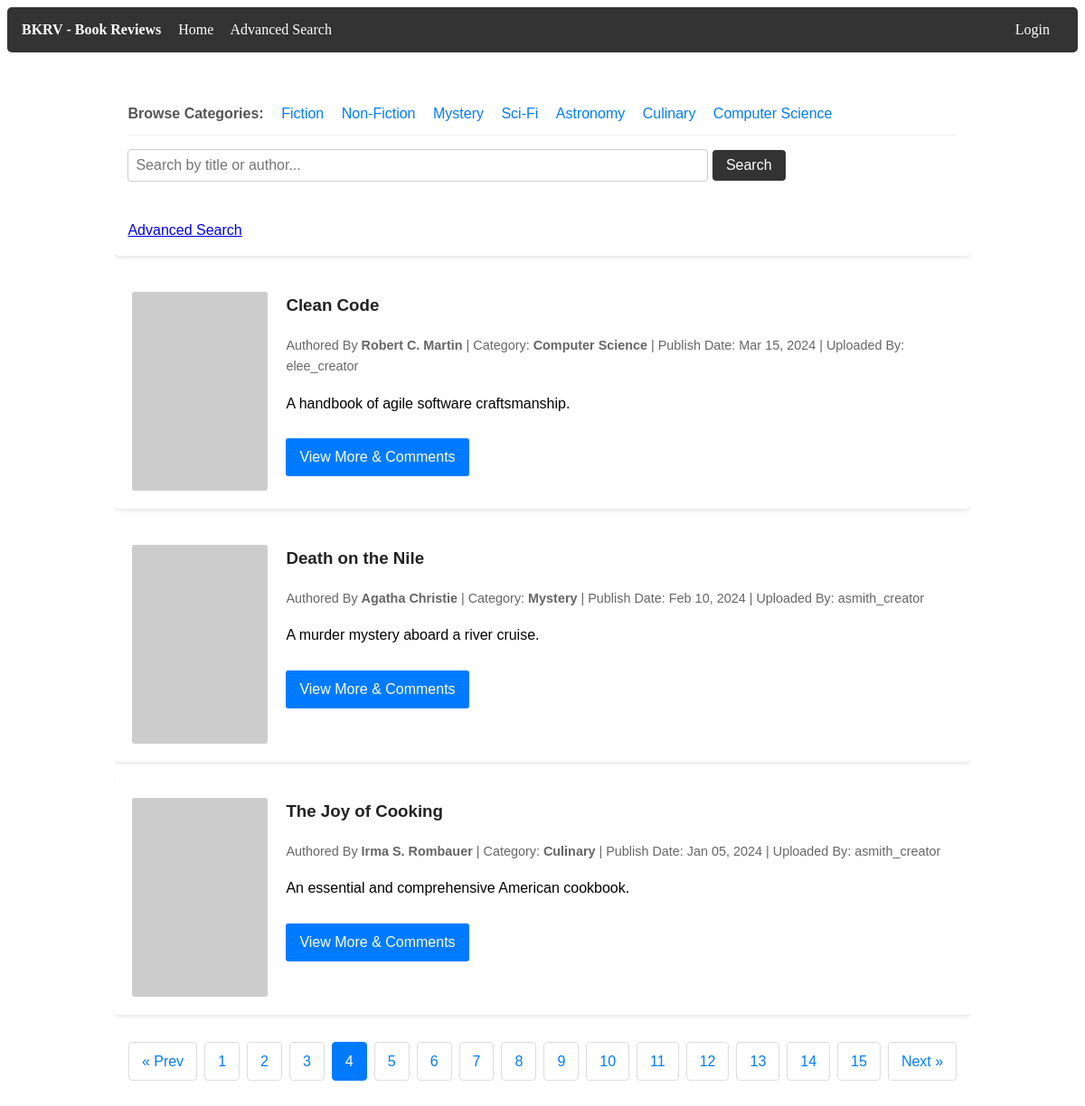
Page /NetBeansProject/HomePage.php?page=4 on the committed database.
### tables this page shows
CREATE TABLE dbProj_books
(
    book_id INT AUTO_INCREMENT NOT NULL,

    creator_id INT NULL,

    title VARCHAR(255) NOT NULL,
    author_name VARCHAR(255) NOT NULL,

    short_description VARCHAR(500) NOT NULL,

    category VARCHAR(100) NULL,

    image_url VARCHAR(255) NULL,
    media_url VARCHAR(255) NULL,

    publish_date DATETIME DEFAULT CURRENT_TIMESTAMP,

    created_at TIMESTAMP DEFAULT CURRENT_TIMESTAMP,
    updated_at TIMESTAMP DEFAULT CURRENT_TIMESTAMP
               ON UPDATE CURRENT_TIMESTAMP,

    PRIMARY KEY (book_id),

    INDEX idx_creator (creator_id),
    INDEX idx_author (author_name),
    INDEX idx_category (category),
    INDEX idx_publish_date (publish_date),

    FULLTEXT KEY fx_search_idx
    (
        title,
        author_name,
        short_description,
        category
    ),

    CONSTRAINT FK_dbProj_users_TO_dbProj_books
    FOREIGN KEY (creator_id)
    REFERENCES dbProj_users(user_id)
    ON DELETE SET NULL
    ON UPDATE CASCADE

);

CREATE TABLE dbProj_users
(
    user_id INT AUTO_INCREMENT NOT NULL,

    username VARCHAR(100) NOT NULL,
    email VARCHAR(100) NOT NULL,
    password VARBINARY(255) NOT NULL,

    role ENUM('Viewer','Creator','Admin')
         NOT NULL DEFAULT 'Viewer',

    created_at TIMESTAMP DEFAULT CURRENT_TIMESTAMP,

    PRIMARY KEY (user_id),

    UNIQUE KEY uq_username (username),
    UNIQUE KEY uq_email (email)

);

### NetBeansProject/HomePage.php (the view, shortened to what this page needs)
<?php
include 'PageHeader.php';
$pagination = 3;
$page = isset($_GET['page']) && is_numeric($_GET['page']) ? (int) $_GET['page'] : 1;
$search_query = isset($_GET['query']) ? trim($_GET['query']) : '';
$category_filter = isset($_GET['cat']) ? trim($_GET['cat']) : '';
$params = [];
$types = "";
$where_sql = "";
$total_query = "SELECT COUNT(*) FROM dbProj_books b" . $where_sql;
$total_stmt = mysqli_prepare($conn, $total_query);
if ($total_stmt) {
    mysqli_stmt_execute($total_stmt);
    $total_result = mysqli_stmt_get_result($total_stmt);
    $total_rows = mysqli_fetch_array($total_result)[0];
} else {
    die("Count query error: " . mysqli_error($conn));
}
$total_pages = ceil($total_rows / $pagination);
$offset = ($page - 1) * $pagination;
$query = "SELECT b.book_id, b.title, b.author_name, b.short_description, b.image_url, b.media_url, b.publish_date, b.category, u.username
          FROM dbProj_books b
          LEFT JOIN dbProj_users u ON b.creator_id = u.user_id"
        . $where_sql .
        " ORDER BY b.publish_date DESC
          LIMIT ? OFFSET ?";
$stmt = mysqli_prepare($conn, $query);
if ($stmt) {
    $final_params = $params;
    $final_params[] = $pagination;
    $final_params[] = $offset;
    $final_types = $types . "ii";
    mysqli_stmt_bind_param($stmt, $final_types, ...$final_params);
    mysqli_stmt_execute($stmt);
    $result = mysqli_stmt_get_result($stmt);
} else {
    die("Database query error: " . mysqli_error($conn));
}
function buildPaginationUrl($page_num, $search, $cat) {
    $query_args = ['page' => $page_num];
    return '?' . http_build_query($query_args);
}
?>
<div class="hp-container">
    <div class="hp-search-container">
        <div class="hp-category-header" style="margin-bottom: 15px; padding-bottom: 10px; border-bottom: 1px solid #eee;">
            <span style="font-weight: bold; margin-right: 15px; color: #555;">Browse Categories:</span>
            <a href="?cat=Fiction" style="margin-right: 15px; color: #007BFF; text-decoration: none; font-weight: <?php echo ($category_filter === 'Fiction') ? 'bold' : '500'; ?>;">Fiction</a>
            <a href="?cat=Non-Fiction" style="margin-right: 15px; color: #007BFF; text-decoration: none; font-weight: <?php echo ($category_filter === 'Non-Fiction') ? 'bold' : '500'; ?>;">Non-Fiction</a>
            <a href="?cat=Mystery" style="margin-right: 15px; color: #007BFF; text-decoration: none; font-weight: <?php echo ($category_filter === 'Mystery') ? 'bold' : '500'; ?>;">Mystery</a>
            <a href="?cat=Sci-Fi" style="margin-right: 15px; color: #007BFF; text-decoration: none; font-weight: <?php echo ($category_filter === 'Sci-Fi') ? 'bold' : '500'; ?>;">Sci-Fi</a>
            <a href="?cat=Astronomy" style="margin-right: 15px; color: #007BFF; text-decoration: none; font-weight: <?php echo ($category_filter === 'Astronomy') ? 'bold' : '500'; ?>;">Astronomy</a>
            <a href="?cat=Culinary" style="margin-right: 15px; color: #007BFF; text-decoration: none; font-weight: <?php echo ($category_filter === 'Culinary') ? 'bold' : '500'; ?>;">Culinary</a>
            <a href="?cat=Computer Science" style="color: #007BFF; text-decoration: none; font-weight: <?php echo ($category_filter === 'Computer Science') ? 'bold' : '500'; ?>;">Computer Science</a>
        </div>
        <form action="" method="GET">
            <input type="text" name="query" placeholder="Search by title or author..." value="<?php echo htmlspecialchars($search_query); ?>">
            <button type="submit">Search</button>
        </form>
        <br><a href="AdvancedSearchPage.php">Advanced Search</a>
    </div>
    <div class="hp-book-list">
        <?php
        if ($result && mysqli_num_rows($result) > 0):
            while ($row = mysqli_fetch_assoc($result)):
                $image_src = !empty($row['image_url']) ? htmlspecialchars($row['image_url']) : 'https://via.placeholder.com/150x220?text=No+Cover';
                ?>
                <div class="hp-book-card">
                    <img src="<?php echo $image_src; ?>" alt="<?php echo htmlspecialchars($row['title']); ?> Cover" class="hp-book-image">
                    <div class="hp-book-details">
                        <h3 class="hp-book-title"><?php echo htmlspecialchars($row['title']); ?></h3>
                        <div class="hp-meta-info">
                            Authored By <strong><?php echo htmlspecialchars($row['author_name']); ?></strong> |
                            Category: <strong><?php echo htmlspecialchars($row['category'] ?? 'Uncategorized'); ?></strong> |
                            Publish Date: <?php echo date('M d, Y', strtotime($row['publish_date'])); ?> |
                            Uploaded By: <?php echo htmlspecialchars($row['username'] ?? 'Anonymous'); ?>
                        </div>
                        <p><?php echo htmlspecialchars($row['short_description']); ?></p>
                        <a href="BookComments.php?id=<?php echo $row['book_id']; ?>" class="hp-view-more-btn">View More & Comments</a>
                    </div>
                </div>
                <?php
            endwhile;
        else:
            ?>
            <p>No books found matching your criteria.</p>
        <?php endif; ?>
    </div>
    <?php if ($total_pages > 1): ?>
        <ul class="hp-pagination">
            <?php if ($page <= 1): ?>
                <li class="disabled"><span>&laquo; Prev</span></li>
            <?php else: ?>
                <li><a href="<?php echo buildPaginationUrl($page - 1, $search_query, $category_filter); ?>">&laquo; Prev</a></li>
            <?php endif; ?>
            <?php for ($i = 1; $i <= $total_pages; $i++): ?>
                <?php if ($page == $i): ?>
                    <li class="active"><span><?php echo $i; ?></span></li>
                <?php else: ?>
                    <li><a href="<?php echo buildPaginationUrl($i, $search_query, $category_filter); ?>"><?php echo $i; ?></a></li>
                <?php endif; ?>
            <?php endfor; ?>
            <?php if ($page >= $total_pages): ?>
                <li class="disabled"><span>Next &raquo;</span></li>
            <?php else: ?>
                <li><a href="<?php echo buildPaginationUrl($page + 1, $search_query, $category_filter); ?>">Next &raquo;</a></li>
            <?php endif; ?>
        </ul>
    <?php endif; ?>
</div>

### NetBeansProject/MainStyles.css (style rules this page uses)
.hp-container { width: 80%; margin: 20px auto; overflow: hidden; font-family: Arial, sans-serif; line-height: 1.6; }
.hp-search-container { background: #fff; padding: 15px; margin: 20px 0; border-radius: 5px; box-shadow: 0 2px 5px rgba(0,0,0,0.1); }
.hp-search-container input[type="text"] { width: 70%; padding: 8px; font-size: 16px; border: 1px solid #ccc; border-radius: 4px; }
.hp-search-container button { padding: 8px 15px; font-size: 16px; cursor: pointer; background: #333; color: #fff; border: none; border-radius: 4px; }
.hp-book-list { display: grid; grid-template-columns: 1fr; gap: 20px; }
.hp-book-card { background: #fff; padding: 20px; border-radius: 5px; box-shadow: 0 2px 5px rgba(0,0,0,0.1); display: flex; gap: 20px; }
.hp-book-image { max-width: 150px; max-height: 220px; object-fit: cover; border-radius: 3px; }
.hp-book-details { flex: 1; }
.hp-book-title { margin-top: 0; color: #222; }
.hp-meta-info { font-size: 0.9rem; color: #666; margin-bottom: 10px; }
.hp-view-more-btn { display: inline-block; background: #007BFF; color: white; padding: 8px 15px; text-decoration: none; border-radius: 3px; margin-top: 10px; }
.hp-pagination { display: flex; justify-content: center; list-style: none; padding: 0; margin: 30px 0; }
.hp-pagination li { margin: 0 4px; }
.hp-pagination a, .hp-pagination span { display: block; padding: 8px 14px; text-decoration: none; color: #007BFF; border: 1px solid #ddd; border-radius: 4px; }
.hp-pagination .active span { background-color: #007BFF; color: white; border-color: #007BFF; }

### rows in the picture
dbproj_books: title "Clean Code", author_name "Robert C. Martin", category "Computer Science", publish_date "Mar 15, 2024", creator.username "elee_creator", short_description "A handbook of agile software craftsmanship."
dbproj_books: title "Death on the Nile", author_name "Agatha Christie", category "Mystery", publish_date "Feb 10, 2024", creator.username "asmith_creator", short_description "A murder mystery aboard a river cruise."
dbproj_books: title "The Joy of Cooking", author_name "Irma S. Rombauer", category "Culinary", publish_date "Jan 05, 2024", creator.username "asmith_creator", short_description "An essential and comprehensive American cookbook."
